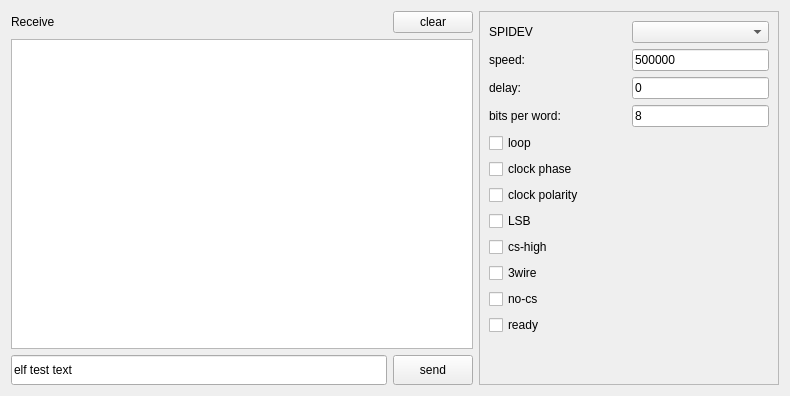
<?xml version="1.0" encoding="UTF-8"?>
<ui version="4.0">
 <class>SpiWidget</class>
 <widget class="QWidget" name="SpiWidget">
  <property name="geometry">
   <rect>
    <x>0</x>
    <y>0</y>
    <width>790</width>
    <height>396</height>
   </rect>
  </property>
  <property name="windowTitle">
   <string>Form</string>
  </property>
  <layout class="QHBoxLayout" name="horizontalLayout">
   <item>
    <layout class="QGridLayout" name="gridLayout">
     <item row="3" column="1">
      <widget class="QPushButton" name="sendBtn">
       <property name="sizePolicy">
        <sizepolicy hsizetype="Preferred" vsizetype="Preferred">
         <horstretch>0</horstretch>
         <verstretch>0</verstretch>
        </sizepolicy>
       </property>
       <property name="minimumSize">
        <size>
         <width>0</width>
         <height>30</height>
        </size>
       </property>
       <property name="text">
        <string>send</string>
       </property>
      </widget>
     </item>
     <item row="3" column="0">
      <widget class="QLineEdit" name="editsend">
       <property name="sizePolicy">
        <sizepolicy hsizetype="Expanding" vsizetype="Preferred">
         <horstretch>0</horstretch>
         <verstretch>0</verstretch>
        </sizepolicy>
       </property>
       <property name="text">
        <string>elf test text</string>
       </property>
      </widget>
     </item>
     <item row="2" column="0" colspan="2">
      <widget class="QTextEdit" name="editrecv"/>
     </item>
     <item row="1" column="0">
      <widget class="QLabel" name="receiveLbl">
       <property name="text">
        <string>Receive</string>
       </property>
       <property name="alignment">
        <set>Qt::AlignLeading|Qt::AlignLeft|Qt::AlignVCenter</set>
       </property>
      </widget>
     </item>
     <item row="1" column="1">
      <widget class="QPushButton" name="clearBtn">
       <property name="text">
        <string>clear</string>
       </property>
      </widget>
     </item>
    </layout>
   </item>
   <item>
    <widget class="QFrame" name="frame">
     <property name="minimumSize">
      <size>
       <width>300</width>
       <height>0</height>
      </size>
     </property>
     <property name="maximumSize">
      <size>
       <width>300</width>
       <height>16777215</height>
      </size>
     </property>
     <property name="frameShape">
      <enum>QFrame::StyledPanel</enum>
     </property>
     <property name="frameShadow">
      <enum>QFrame::Raised</enum>
     </property>
     <layout class="QVBoxLayout" name="verticalLayout">
      <item>
       <layout class="QGridLayout" name="gridLayout_2">
        <item row="0" column="0">
         <widget class="QLabel" name="spedevLbl">
          <property name="sizePolicy">
           <sizepolicy hsizetype="Expanding" vsizetype="Expanding">
            <horstretch>0</horstretch>
            <verstretch>0</verstretch>
           </sizepolicy>
          </property>
          <property name="text">
           <string>SPIDEV</string>
          </property>
         </widget>
        </item>
        <item row="0" column="1">
         <widget class="QComboBox" name="spidevlists"/>
        </item>
        <item row="1" column="0">
         <widget class="QLabel" name="speedLbl">
          <property name="sizePolicy">
           <sizepolicy hsizetype="Expanding" vsizetype="Expanding">
            <horstretch>0</horstretch>
            <verstretch>0</verstretch>
           </sizepolicy>
          </property>
          <property name="text">
           <string>speed:</string>
          </property>
         </widget>
        </item>
        <item row="1" column="1">
         <widget class="QLineEdit" name="speed">
          <property name="sizePolicy">
           <sizepolicy hsizetype="Expanding" vsizetype="Fixed">
            <horstretch>0</horstretch>
            <verstretch>0</verstretch>
           </sizepolicy>
          </property>
          <property name="inputMethodHints">
           <set>Qt::ImhDigitsOnly</set>
          </property>
          <property name="text">
           <string>500000</string>
          </property>
         </widget>
        </item>
        <item row="2" column="0">
         <widget class="QLabel" name="delayLbl">
          <property name="sizePolicy">
           <sizepolicy hsizetype="Expanding" vsizetype="Expanding">
            <horstretch>0</horstretch>
            <verstretch>0</verstretch>
           </sizepolicy>
          </property>
          <property name="text">
           <string>delay:</string>
          </property>
         </widget>
        </item>
        <item row="2" column="1">
         <widget class="QLineEdit" name="delay">
          <property name="sizePolicy">
           <sizepolicy hsizetype="Expanding" vsizetype="Fixed">
            <horstretch>0</horstretch>
            <verstretch>0</verstretch>
           </sizepolicy>
          </property>
          <property name="inputMethodHints">
           <set>Qt::ImhDigitsOnly</set>
          </property>
          <property name="text">
           <string>0</string>
          </property>
         </widget>
        </item>
        <item row="3" column="0">
         <widget class="QLabel" name="bitsPerWordLbl">
          <property name="sizePolicy">
           <sizepolicy hsizetype="Expanding" vsizetype="Expanding">
            <horstretch>0</horstretch>
            <verstretch>0</verstretch>
           </sizepolicy>
          </property>
          <property name="text">
           <string>bits per word:</string>
          </property>
         </widget>
        </item>
        <item row="3" column="1">
         <widget class="QLineEdit" name="bits">
          <property name="sizePolicy">
           <sizepolicy hsizetype="Expanding" vsizetype="Fixed">
            <horstretch>0</horstretch>
            <verstretch>0</verstretch>
           </sizepolicy>
          </property>
          <property name="inputMethodHints">
           <set>Qt::ImhDigitsOnly</set>
          </property>
          <property name="text">
           <string>8</string>
          </property>
         </widget>
        </item>
        <item row="4" column="0">
         <widget class="QCheckBox" name="loop">
          <property name="sizePolicy">
           <sizepolicy hsizetype="Expanding" vsizetype="Expanding">
            <horstretch>0</horstretch>
            <verstretch>0</verstretch>
           </sizepolicy>
          </property>
          <property name="text">
           <string>loop</string>
          </property>
         </widget>
        </item>
        <item row="5" column="0" colspan="2">
         <widget class="QCheckBox" name="clockphase">
          <property name="sizePolicy">
           <sizepolicy hsizetype="Expanding" vsizetype="Expanding">
            <horstretch>0</horstretch>
            <verstretch>0</verstretch>
           </sizepolicy>
          </property>
          <property name="text">
           <string>clock phase</string>
          </property>
         </widget>
        </item>
        <item row="6" column="0" colspan="2">
         <widget class="QCheckBox" name="clockpolarity">
          <property name="sizePolicy">
           <sizepolicy hsizetype="Expanding" vsizetype="Expanding">
            <horstretch>0</horstretch>
            <verstretch>0</verstretch>
           </sizepolicy>
          </property>
          <property name="text">
           <string>clock polarity</string>
          </property>
         </widget>
        </item>
        <item row="7" column="0">
         <widget class="QCheckBox" name="lsb">
          <property name="sizePolicy">
           <sizepolicy hsizetype="Expanding" vsizetype="Expanding">
            <horstretch>0</horstretch>
            <verstretch>0</verstretch>
           </sizepolicy>
          </property>
          <property name="text">
           <string>LSB</string>
          </property>
         </widget>
        </item>
        <item row="8" column="0">
         <widget class="QCheckBox" name="cshigh">
          <property name="sizePolicy">
           <sizepolicy hsizetype="Expanding" vsizetype="Expanding">
            <horstretch>0</horstretch>
            <verstretch>0</verstretch>
           </sizepolicy>
          </property>
          <property name="text">
           <string>cs-high</string>
          </property>
         </widget>
        </item>
        <item row="9" column="0">
         <widget class="QCheckBox" name="wire">
          <property name="sizePolicy">
           <sizepolicy hsizetype="Expanding" vsizetype="Expanding">
            <horstretch>0</horstretch>
            <verstretch>0</verstretch>
           </sizepolicy>
          </property>
          <property name="text">
           <string>3wire</string>
          </property>
         </widget>
        </item>
        <item row="10" column="0">
         <widget class="QCheckBox" name="nocs">
          <property name="sizePolicy">
           <sizepolicy hsizetype="Expanding" vsizetype="Expanding">
            <horstretch>0</horstretch>
            <verstretch>0</verstretch>
           </sizepolicy>
          </property>
          <property name="text">
           <string>no-cs</string>
          </property>
         </widget>
        </item>
        <item row="11" column="0">
         <widget class="QCheckBox" name="ready">
          <property name="sizePolicy">
           <sizepolicy hsizetype="Expanding" vsizetype="Expanding">
            <horstretch>0</horstretch>
            <verstretch>0</verstretch>
           </sizepolicy>
          </property>
          <property name="text">
           <string>ready</string>
          </property>
         </widget>
        </item>
       </layout>
      </item>
      <item>
       <spacer name="verticalSpacer">
        <property name="orientation">
         <enum>Qt::Vertical</enum>
        </property>
        <property name="sizeHint" stdset="0">
         <size>
          <width>20</width>
          <height>40</height>
         </size>
        </property>
       </spacer>
      </item>
     </layout>
    </widget>
   </item>
  </layout>
 </widget>
 <resources/>
 <connections/>
</ui>
